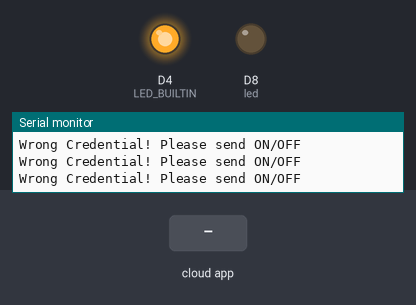
Bench run of a sketch on a simulated ESP8266 (NodeMCU). Shown: output pins drawn as LEDs (lit = HIGH, except the on-board LED, lit = LOW), the last lines printed to the serial monitor. The test bench sets the inputs (shaded band). WiFi joins after 1.5 s; servers stay silent unless stated; the Firebase database answers and starts empty.

Above: at 3.7 s.
3.8 s: the phone or cloud app sets LED_STATUS to ON
At 4.6 s:
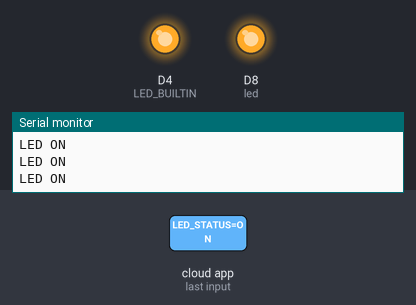
5.3 s: the phone or cloud app sets LED_STATUS to OFF
At 5.8 s:
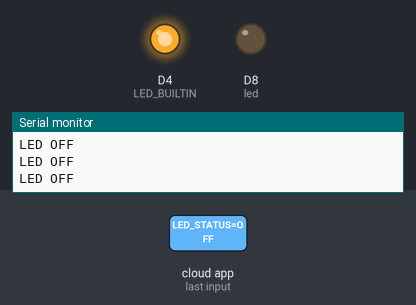
Timing chart, 0 to 8.3 s (numbered marks = the images above; inputs shaded):
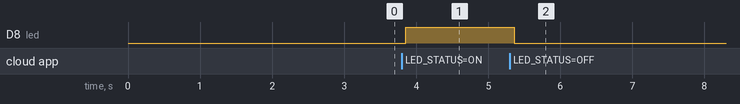

The sketch:

sketch_mar29a_led_aja.ino
```cpp
#include <ESP8266WiFi.h>
#include <FirebaseArduino.h>

#define FIREBASE_HOST "basic-6a12f-default-rtdb.firebaseio.com"
#define FIREBASE_AUTH "NgYPIcvdfOw7tMdcueTt9UtZJUXpbCoeYlvibi9k"
#define WIFI_SSID "Digiace"
#define WIFI_PASSWORD "127616616ta"

String fireStatus = "";
int led = D8;

void setup()
{
  Serial.begin(9600);
  delay(1000);
  pinMode(LED_BUILTIN, OUTPUT);
  pinMode(led, OUTPUT);
  WiFi.begin(WIFI_SSID, WIFI_PASSWORD);
  Serial.print("Connecting to ");
  Serial.print(WIFI_SSID);
  while (WiFi.status() != WL_CONNECTED) {
    Serial.print(".");
    delay(500);
  }
  Serial.println();
  Serial.print("Connected to ");
  Serial.println(WIFI_SSID);
  Serial.print("IP Address is : ");
  Serial.println(WiFi.localIP());
  Firebase.begin(FIREBASE_HOST, FIREBASE_AUTH);
}

void loop() {


  fireStatus = Firebase.getString("LED_STATUS");
  if (fireStatus == "ON")
  {
    // compare the input of led status received from firebase
    Serial.println("LED ON");
    digitalWrite(led, HIGH);                                                          // make external led ON
  }
  else if (fireStatus == "OFF")
  {
    // compare the input of led status received from firebase
    Serial.println("LED OFF");
    digitalWrite(led, LOW);                                                        // make external led OFF
  }
  else {
    Serial.println("Wrong Credential! Please send ON/OFF");
  }

}
```

Measured:
- after the input at 3.8 s, D8 (led): LOW → HIGH after 0.06 s
- after the input at 5.3 s, D8 (led): HIGH → LOW after 0.06 s
